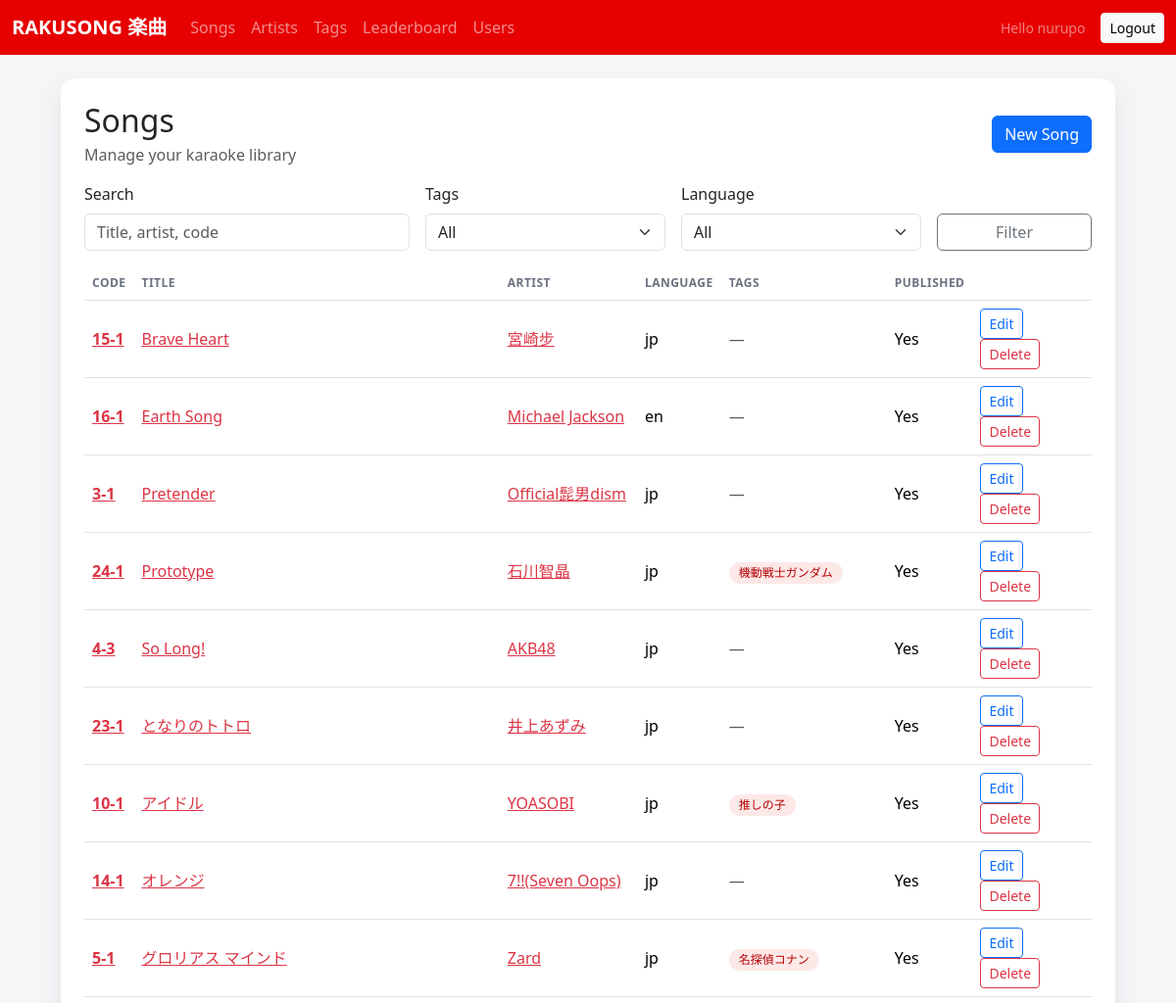
Before: /ui/songs/ (signed in, upper part) with the older database file.
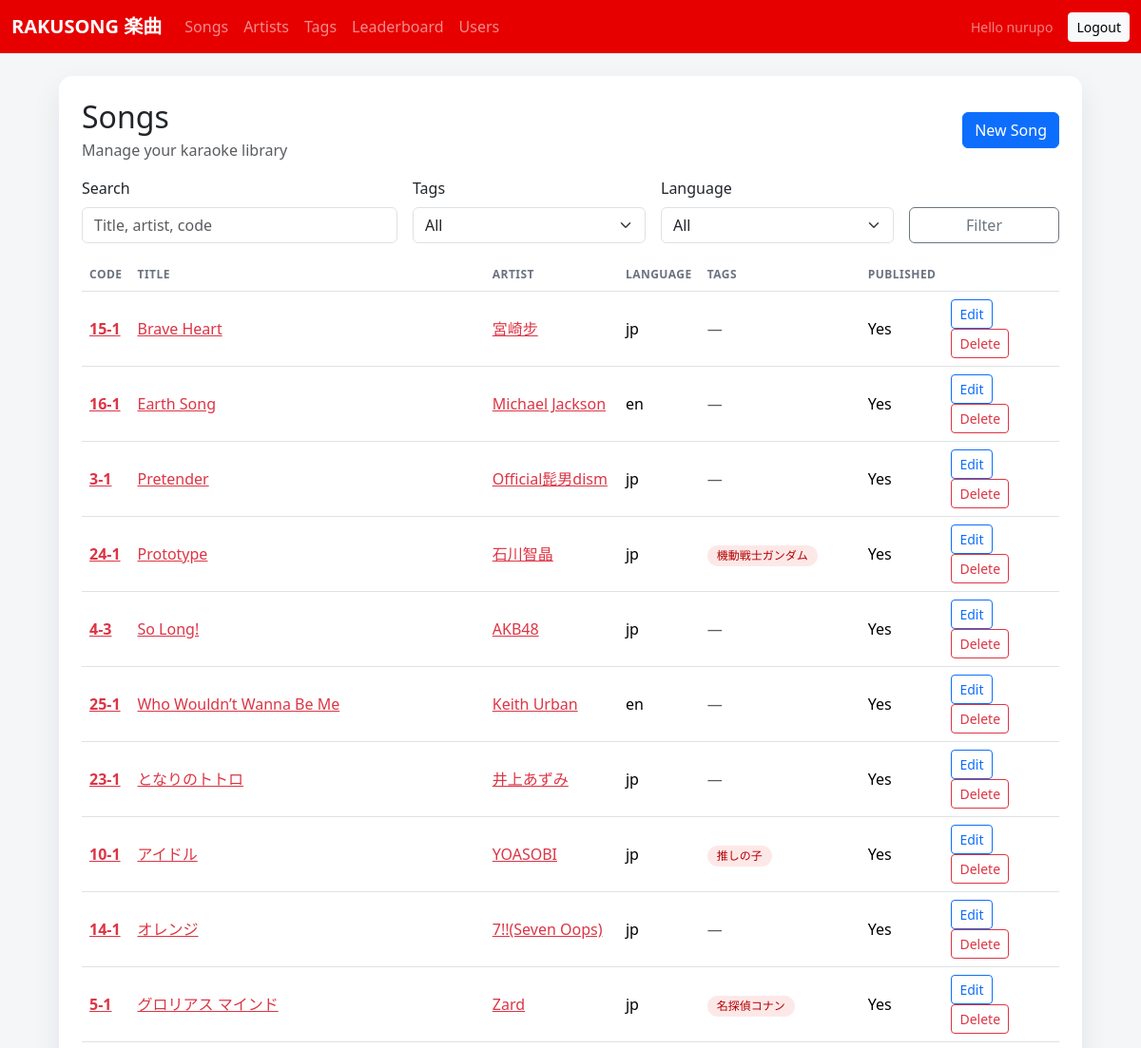
After: the same page with the newer database file.
### songs/models.py (models this page shows, shortened)
class Song(models.Model):
    code = models.CharField(max_length=32, unique=True, blank=True)
    title = models.CharField(max_length=255)
    artist = models.CharField(max_length=255, blank=True)
    artist_no = models.PositiveIntegerField(null=True, blank=True)
    song_no = models.PositiveIntegerField(null=True, blank=True)
    language = models.CharField(max_length=32, blank=True, default='jp')
    duration_seconds = models.PositiveIntegerField(null=True, blank=True)
    bpm = models.PositiveIntegerField(null=True, blank=True)
    key = models.CharField(max_length=16, blank=True)
    tags = models.ManyToManyField(Tag, blank=True, related_name='songs')
    midi_file = models.FileField(upload_to=midi_upload_path, blank=True, null=True)
    lrc_file = models.FileField(upload_to=lrc_upload_path, blank=True, null=True)
    cover_image = models.ImageField(upload_to='songs/cover/', blank=True, null=True)
    lrc_offset = models.IntegerField(default=0)
    is_published = models.BooleanField(default=True)
    created_at = models.DateTimeField(auto_now_add=True)
    updated_at = models.DateTimeField(auto_now=True)

class Tag(models.Model):
    name = models.CharField(max_length=64, unique=True)

### songs/views_ui.py (the view)
@login_required
def song_list(request):
    q = (request.GET.get('q') or '').strip()
    tag = (request.GET.get('tag') or '').strip()
    language = (request.GET.get('language') or '').strip()
    songs = Song.objects.all().prefetch_related('tags')
    if q:
        songs = songs.filter(Q(title__icontains=q) | Q(artist__icontains=q) | Q(code__icontains=q))
    if tag:
        songs = songs.filter(tags__name__iexact=tag)
    if language:
        songs = songs.filter(language__iexact=language)
    songs = songs.order_by('title')
    tag_options = Tag.objects.order_by('name')
    language_options = Song.objects.exclude(language='').values_list('language', flat=True).distinct().order_by('language')
    return render(
        request,
        'songs/song_list.html',
        {
            'songs': songs,
            'q': q,
            'tag': tag,
            'language': language,
            'tag_options': tag_options,
            'language_options': language_options,
        },
    )

### templates/songs/song_list.html (shortened to what this page needs)
{% extends "base.html" %}
{% block content %}
  <div class="card p-4">
    <div class="d-flex flex-wrap gap-3 justify-content-between align-items-center mb-3">
      <div>
        <h2 class="mb-1">Songs</h2>
        <div class="text-muted">Manage your karaoke library</div>
      </div>
      <a class="btn btn-primary" href="{% url 'ui_song_create' %}">New Song</a>
    </div>
    <form method="get" class="row g-3 align-items-end mb-3">
      <div class="col-md-4">
        <label class="form-label">Search</label>
        <input type="text" name="q" value="{{ q }}" placeholder="Title, artist, code" class="form-control" />
      </div>
      <div class="col-md-3">
        <label class="form-label">Tags</label>
        <select name="tag" class="form-select">
          <option value="">All</option>
        </select>
      </div>
      <div class="col-md-3">
        <label class="form-label">Language</label>
        <select name="language" class="form-select">
          <option value="">All</option>
        </select>
      </div>
      <div class="col-md-2 d-grid">
        <button class="btn btn-outline-secondary" type="submit">Filter</button>
      </div>
    </form>
    <div class="table-responsive">
      <table class="table align-middle">
      <thead>
        <tr>
          <th>Code</th>
          <th>Title</th>
          <th>Artist</th>
          <th>Language</th>
          <th>Tags</th>
          <th>Published</th>
          <th></th>
        </tr>
      </thead>
      <tbody>
        {% for song in songs %}
          <tr>
            <td><a class="link-danger fw-semibold" href="{% url 'ui_song_edit' song.pk %}">{{ song.code }}</a></td>
            <td><a class="link-danger" href="{% url 'ui_song_edit' song.pk %}">{{ song.title }}</a></td>
            <td>
              {% if song.artist_no %}
                <a class="link-danger" href="{% url 'ui_artist_detail' song.artist_no %}">{{ song.artist }}</a>
              {% else %}
                {{ song.artist }}
              {% endif %}
            </td>
            <td>{{ song.language|default:"-" }}</td>
            <td>
              {% for tag in song.tags.all %}
                <span class="pill">{{ tag.name }}</span>
              {% empty %}
                <span class="text-muted">—</span>
              {% endfor %}
            </td>
            <td>{{ song.is_published|yesno:"Yes,No" }}</td>
            <td>
              <a class="btn btn-sm btn-outline-primary" href="{% url 'ui_song_edit' song.pk %}">Edit</a>
              <a class="btn btn-sm btn-outline-danger" href="{% url 'ui_song_delete' song.pk %}">Delete</a>
            </td>
          </tr>
        {% empty %}
          <tr>
            <td colspan="7" class="text-muted">No songs found.</td>
          </tr>
        {% endfor %}
      </tbody>
      </table>
    </div>
  </div>
{% endblock %}

Changed rows visible on the page:
added Song: code "25-1", title "Who Wouldn’t Wanna Be Me", artist "Keith Urban", language "en", is_published "Yes"
